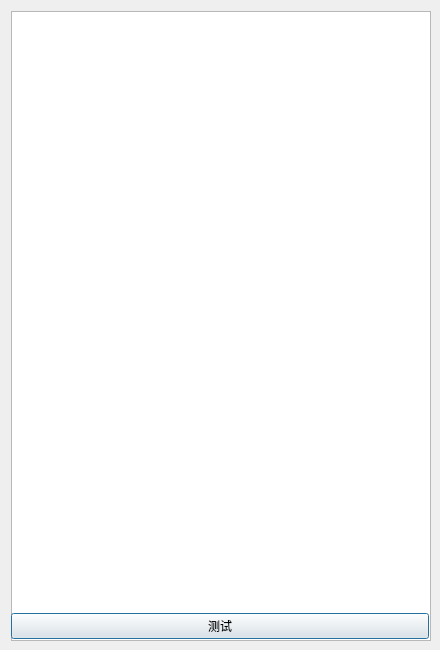
<?xml version="1.0" encoding="UTF-8"?>
<ui version="4.0">
 <class>DialogGame</class>
 <widget class="QDialog" name="DialogGame">
  <property name="geometry">
   <rect>
    <x>0</x>
    <y>0</y>
    <width>440</width>
    <height>650</height>
   </rect>
  </property>
  <property name="sizePolicy">
   <sizepolicy hsizetype="Fixed" vsizetype="Fixed">
    <horstretch>0</horstretch>
    <verstretch>0</verstretch>
   </sizepolicy>
  </property>
  <property name="minimumSize">
   <size>
    <width>440</width>
    <height>650</height>
   </size>
  </property>
  <property name="maximumSize">
   <size>
    <width>440</width>
    <height>650</height>
   </size>
  </property>
  <property name="windowTitle">
   <string>飞机大战</string>
  </property>
  <layout class="QGridLayout" name="gridLayout">
   <item row="0" column="0">
    <widget class="QGraphicsView" name="graphicsView_game">
     <property name="sizePolicy">
      <sizepolicy hsizetype="Fixed" vsizetype="Fixed">
       <horstretch>0</horstretch>
       <verstretch>0</verstretch>
      </sizepolicy>
     </property>
     <property name="minimumSize">
      <size>
       <width>420</width>
       <height>630</height>
      </size>
     </property>
     <property name="maximumSize">
      <size>
       <width>420</width>
       <height>630</height>
      </size>
     </property>
    </widget>
   </item>
   <item row="1" column="0">
    <widget class="QPushButton" name="pushButton">
     <property name="text">
      <string>测试</string>
     </property>
    </widget>
   </item>
  </layout>
 </widget>
 <resources/>
 <connections/>
</ui>
